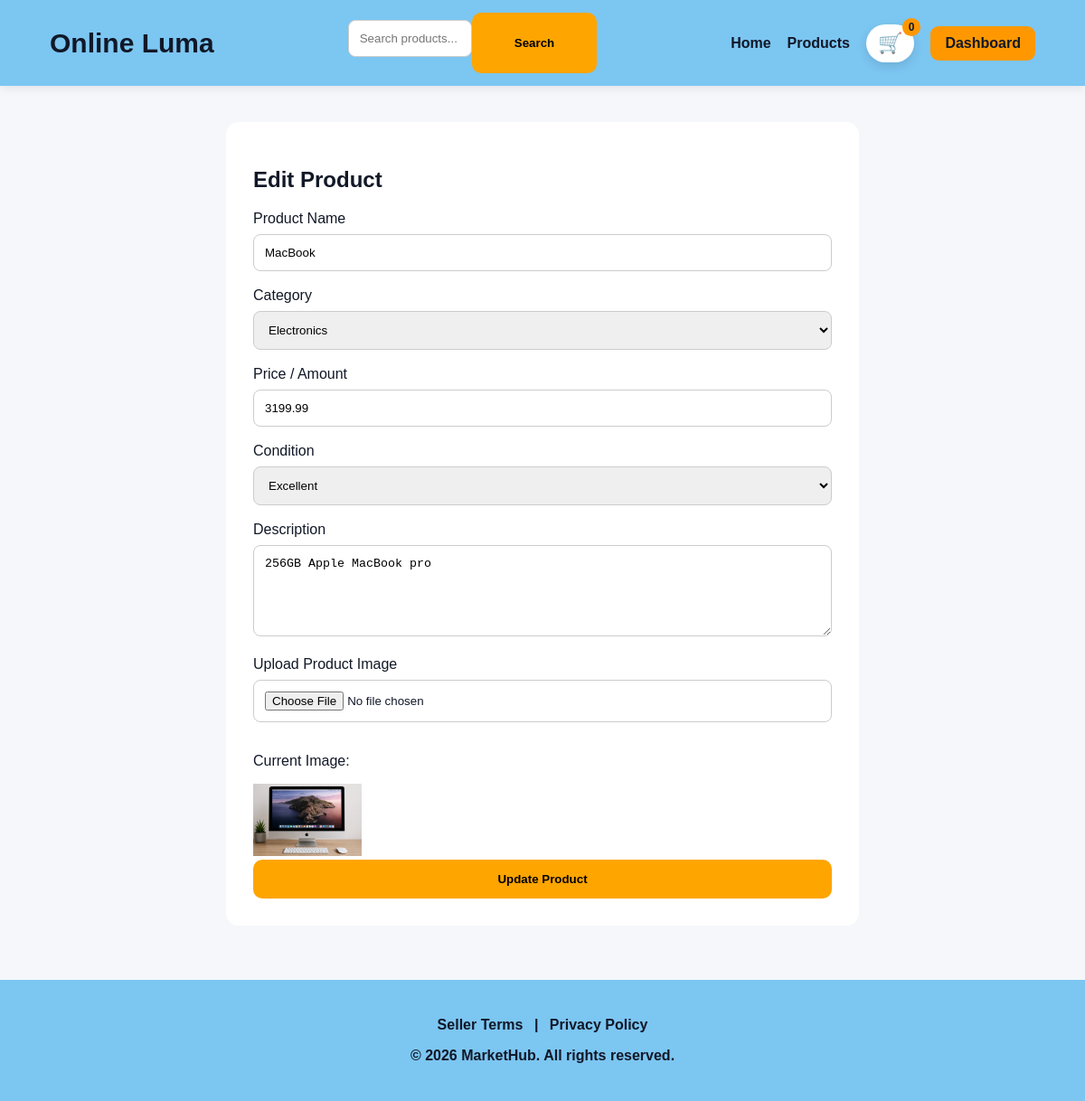
The app's page /dashboard/edit-product/12/ (signed in) with its own data.
### website/models.py (models this page shows, shortened)
class Product(models.Model):
    CONDITION_CHOICES = [
        ("Excellent", "Excellent"),
        ("Good", "Good"),
        ("Fair/Damaged", "Fair/Damaged"),
    ]
    seller = models.ForeignKey(User, on_delete=models.SET_NULL, null=True, blank=True)
    name = models.CharField(max_length=200)
    category = models.CharField(max_length=100, blank=True, null=True)
    amount = models.DecimalField(max_digits=10, decimal_places=2, default=0)
    description = models.TextField(blank=True, null=True)
    condition = models.CharField(max_length=20, choices=CONDITION_CHOICES, default="Good")
    image = models.ImageField(upload_to="products/", blank=True, null=True)

### website/views.py (the view, shortened to what this page needs)
# urls.py: path("dashboard/edit-product/<int:product_id>/", views.edit_product, name="edit_product"),
@login_required
def edit_product(request, product_id):
    product = get_object_or_404(Product, id=product_id)
    return render(request, "product_form.html", {
        "product": product,
    })

### website/templates/product_form.html (shortened to what this page needs)
{% extends "base.html" %}
{% block content %}
<div style="max-width:700px; margin:40px auto; background:white; padding:30px; border-radius:14px;">
    <h2>{% if product %}Edit Product{% else %}Add Product{% endif %}</h2>
    <form method="POST" enctype="multipart/form-data">
        <label>Product Name</label>
        <input type="text" name="name" value="{{ product.name|default:'' }}" required>
        <label>Category</label>
        <select name="category" required>
            <option value="Electronics" {% if product.category == "Electronics" %}selected{% endif %}>Electronics</option>
        </select>
        <label>Price / Amount</label>
        <input type="number" step="0.01" name="amount" value="{{ product.amount|default:'' }}" required>
        <label>Condition</label>
        <select name="condition" required>
            <option value="Excellent" {% if product.condition == "Excellent" %}selected{% endif %}>Excellent</option>
        </select>
        <label>Description</label>
        <textarea name="description" rows="5">{{ product.description|default:'' }}</textarea>
        <label>Upload Product Image</label>
        <input type="file" name="image" accept="image/*">
        {% if product.image %}
            <p>Current Image:</p>
            <img src="{{ product.image.url }}" width="120">
        {% endif %}
        <button type="submit">
            {% if product %}Update Product{% else %}Add Product{% endif %}
        </button>
    </form>
</div>
{% endblock %}

### website/templates/base.html (style rules this page uses)
* { box-sizing: border-box; }
body { margin: 0; font-family: Arial, Helvetica, sans-serif; background: #f5f7fb; color: #111827; }

### website/templates/product_form.html (style rules this page uses)
input, select, textarea { width: 100%; padding: 12px; margin: 8px 0 18px; border: 1px solid #ccc; border-radius: 8px; }
button { width: 100%; padding: 14px; background: orange; border: none; border-radius: 10px; font-weight: bold; }

### records on screen
Product: name "MacBook", category "Electronics", amount "3199.99", condition "Excellent", description "256GB Apple MacBook pro", image (picture)

### other values on screen
{{ request.session.cart|length|default:0 }} "0"
